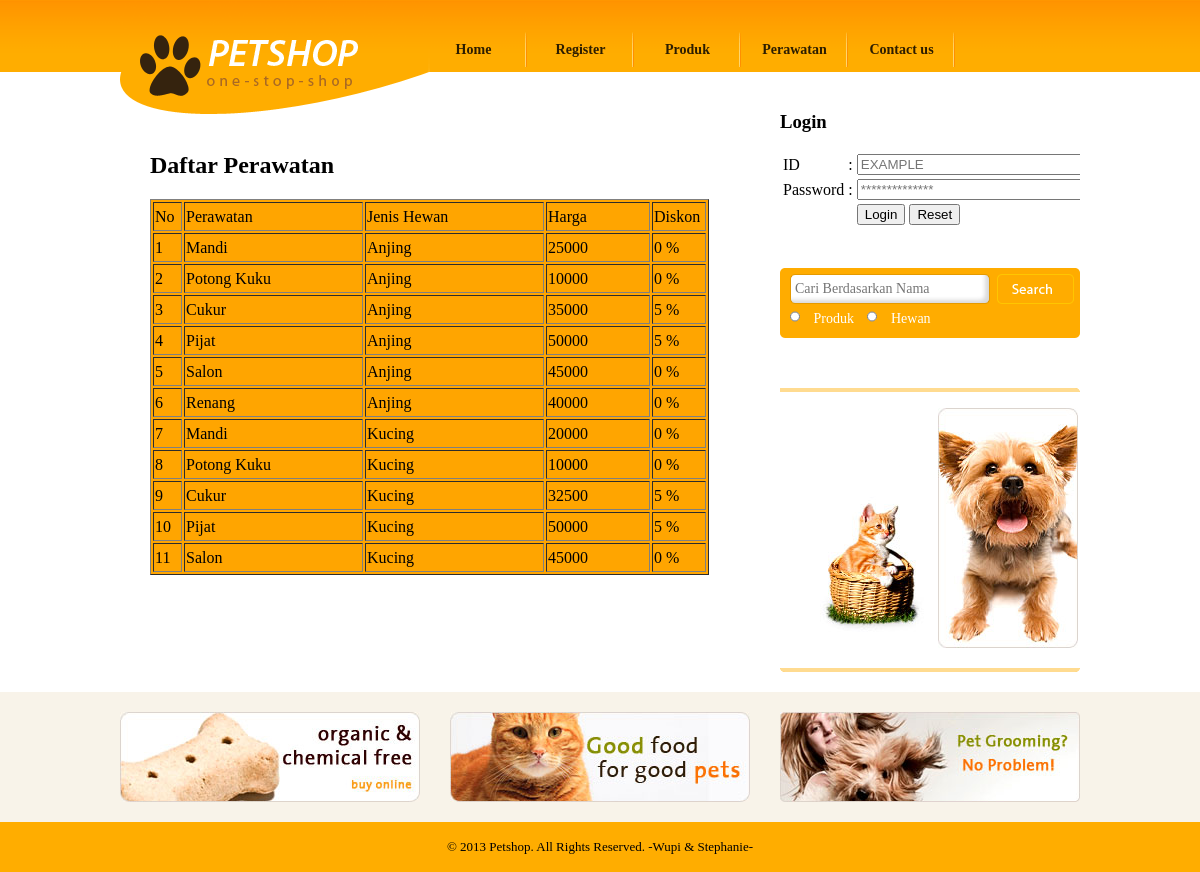
Page /PETSHOP/perawatan.php on the committed database.
### tables this page shows
CREATE TABLE `detail_perawatan` (
  `id_perawatan` char(8) NOT NULL,
  `id_kategori_hewan` char(8) NOT NULL,
  `harga_perawatan` float DEFAULT NULL,
  `diskon` float DEFAULT NULL,
  KEY `id_perawatan` (`id_perawatan`),
  KEY `id_kategori_hewan` (`id_kategori_hewan`),
  CONSTRAINT `detail_perawatan_ibfk_1` FOREIGN KEY (`id_perawatan`) REFERENCES `perawatan` (`id_perawatan`),
  CONSTRAINT `detail_perawatan_ibfk_2` FOREIGN KEY (`id_kategori_hewan`) REFERENCES `kategori_hewan` (`id_kategori_hewan`)
);

CREATE TABLE `perawatan` (
  `id_perawatan` char(8) NOT NULL,
  `nama_perawatan` varchar(20) DEFAULT NULL,
  PRIMARY KEY (`id_perawatan`)
);

CREATE TABLE `kategori_hewan` (
  `id_kategori_hewan` char(8) NOT NULL,
  `nama_kategori_hewan` varchar(20) DEFAULT NULL,
  PRIMARY KEY (`id_kategori_hewan`)
);

### PETSHOP/perawatan.php (the view, shortened to what this page needs)
<!DOCTYPE html PUBLIC "-//W3C//DTD XHTML 1.0 Transitional//EN" "http://www.w3.org/TR/xhtml1/DTD/xhtml1-transitional.dtd">
<html xmlns="http://www.w3.org/1999/xhtml">
<head>
	<link href="css/style.css" rel="stylesheet" type="text/css" />
</head>
<body>
			<?php include "header.php"; ?>
			<div id="body">
			       <div id="content">
				        <div class="content">
							<div class="about">
				<h2>Daftar Perawatan</h2>
                <ul>
				<li>
					<form method="post" action="cek_login.php" class="login">
					<table border=1 bgcolor=orange size=100% >
						<?php include "koneksi.php";
							$tampil_perawatan=mysql_query("SELECT perawatan.nama_perawatan, kategori_hewan.nama_kategori_hewan,
									detail_perawatan.harga_perawatan,detail_perawatan.diskon FROM perawatan, kategori_hewan,
									detail_perawatan WHERE perawatan.id_perawatan=detail_perawatan.id_perawatan AND
									detail_perawatan.id_kategori_hewan=kategori_hewan.id_kategori_hewan;");
							$no=1;
							echo "<tr><td>No</td><td>Perawatan</td><td>Jenis Hewan</td><td>Harga</td><td>Diskon</td></tr>";
							while($data_perawatan=mysql_fetch_array($tampil_perawatan))
							{
								$data_perawatan['diskon']=$data_perawatan['diskon']*100;
								echo "<tr>";
								echo "	<td width=25>$no</td>
										<td width=175>$data_perawatan[nama_perawatan]</td>
										<td width=175>$data_perawatan[nama_kategori_hewan]</td>
										<td width=100>$data_perawatan[harga_perawatan]</td>
										<td width=50>$data_perawatan[diskon] %</td>";
								echo "</tr>";
								$no++;
							}
						?>
					</table>
					</form>
				</li>
				</ul>
							</div>
						</div>
					    <div id="sidebar">
						        <?php include "form_login.php"; ?>
								<?php include "cari.php"; ?>
                               <?php include "shoping_guide.php"; ?>
				   <?php include "iklan.php"; ?>
			<div id="footer">
			        <?php include "footer.php"; ?>
			</div>
</body>
</html>

### PETSHOP/css/style.css (style rules this page uses)
body { margin:0; padding:0; background: url("../images/bg-body.gif"); background-repeat:repeat-x; }
#body div#content { width:960px; margin:0 auto; overflow:hidden; background-image:none; height:auto; overflow:hidden; }
#body div#content .content { float:left; width:640px; margin-right:20px; background-image:none; height:auto; overflow:hidden; }
#body #content .content h2 { font-family: "Myriad Pro"; margin: 80px 0 0 30px; }
#body #content .content ul { margin:0; padding:0; list-style-type:none; }
#body #content .content ul li { width:300px; padding:0 10px; margin:0 0 20px 0; float:left; line-height:25px; height:auto; }
#body #content .content .about { width:640px; height:auto; overflow:hidden; }
#body #content .content .about h2 { margin:80px 0 0 30px; font-family: "Myriad Pro"; }
#body #content .content .about ul { margin:0; padding:0; list-style-type:none; }
#body #content .content .about ul li { clear:both; width:600px; padding:20px 10px 0 30px; }
#body #content #sidebar { float:left; width:300px; background-image:none; }
#footer { background-color:#310000; background-image:none; }

### rows in the picture
detail_perawatan: id_perawatan.nama_perawatan "Mandi", id_kategori_hewan.nama_kategori_hewan "Anjing", harga_perawatan "25000", diskon "0"
detail_perawatan: id_perawatan.nama_perawatan "Potong Kuku", id_kategori_hewan.nama_kategori_hewan "Anjing", harga_perawatan "10000", diskon "0"
detail_perawatan: id_perawatan.nama_perawatan "Cukur", id_kategori_hewan.nama_kategori_hewan "Anjing", harga_perawatan "35000", data_perawatan "5"
detail_perawatan: id_perawatan.nama_perawatan "Pijat", id_kategori_hewan.nama_kategori_hewan "Anjing", harga_perawatan "50000", data_perawatan "5"
detail_perawatan: id_perawatan.nama_perawatan "Salon", id_kategori_hewan.nama_kategori_hewan "Anjing", harga_perawatan "45000", diskon "0"
detail_perawatan: id_perawatan.nama_perawatan "Renang", id_kategori_hewan.nama_kategori_hewan "Anjing", harga_perawatan "40000", diskon "0"
detail_perawatan: id_perawatan.nama_perawatan "Mandi", id_kategori_hewan.nama_kategori_hewan "Kucing", harga_perawatan "20000", diskon "0"
detail_perawatan: id_perawatan.nama_perawatan "Potong Kuku", id_kategori_hewan.nama_kategori_hewan "Kucing", harga_perawatan "10000", diskon "0"
detail_perawatan: id_perawatan.nama_perawatan "Cukur", id_kategori_hewan.nama_kategori_hewan "Kucing", harga_perawatan "32500", data_perawatan "5"
detail_perawatan: id_perawatan.nama_perawatan "Pijat", id_kategori_hewan.nama_kategori_hewan "Kucing", harga_perawatan "50000", data_perawatan "5"
detail_perawatan: id_perawatan.nama_perawatan "Salon", id_kategori_hewan.nama_kategori_hewan "Kucing", harga_perawatan "45000", diskon "0"
